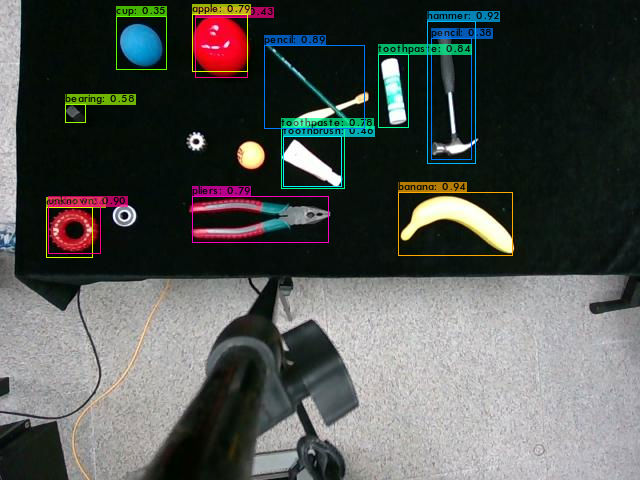
#> input picture predictions.jpg, 640 x 480 px
$ jupyter execute --allow-errors darknetv4_Training_Tutorial.ipynb   (shell and % lines are left out)
#> lines starting #> are read from the running program, lines starting #| are printed output that depends on the picture
# Running a YOLOv4 Object Detector with Darknet in the Cloud! (GPU ENABLED)
This tutorial will help you build YOLOv4 easily in the cloud with GPU enabled so that you can run object detections in milliseconds!

# Step 1: Enabling GPU within your notebook
You will want to enable GPU acceleration within your Colab notebook so that your YOLOv4 system will be able to process detections over 100 times faster than CPU.

### Steps:

### i) Click **Edit** at top left of your notebook

### ii) Click **Notebook Settings** within dropdown

### iii) Under 'Hardware Accelerator' select **GPU** and then hit **Save**

Your notebook should now have GPU enabled!

# Step 2: Cloning and Building Darknet
The following cells will clone darknet from AlexeyAB's famous repository, adjust the Makefile to enable OPENCV and GPU for darknet and then build darknet.

Do not worry about any warnings when you run the '!make' cell!

[cell 1]
# clone darknet repo

[cell 2]
# change makefile to have GPU and OPENCV enabled
%cd darknet

[cell 3]
# verify CUDA

[cell 4]
# make darknet (builds darknet so that you can then use the darknet executable file to run or train object detectors)

# Step 3: Download pre-trained YOLOv4 weights
YOLOv4 has been trained already on the coco dataset which has 80 classes that it can predict. We will grab these pretrained weights so that we can run YOLOv4 on these pretrained classes and get detections.

# Step 4: Define Helper Functions

These three functions are helper functions that will allow you to show the image in your Colab Notebook after running your detections, as well as upload and download images to and from your Cloud VM.

[cell 5]
# define helper functions
def imShow(path):
#> called with path = 'predictions.jpg'
  import cv2
  import matplotlib.pyplot as plt
  %matplotlib inline

  image = cv2.imread(path)
#> image is the input picture: shape (480, 640, 3); mean B, G, R 80.9, 83.6, 80.5
  height, width = image.shape[:2]
#> height = 480; width = 640
  resized_image = cv2.resize(image,(3*width, 3*height), interpolation = cv2.INTER_CUBIC)

  fig = plt.gcf()
  fig.set_size_inches(18, 10)
  plt.axis("off")
  plt.imshow(cv2.cvtColor(resized_image, cv2.COLOR_BGR2RGB))
  plt.show()
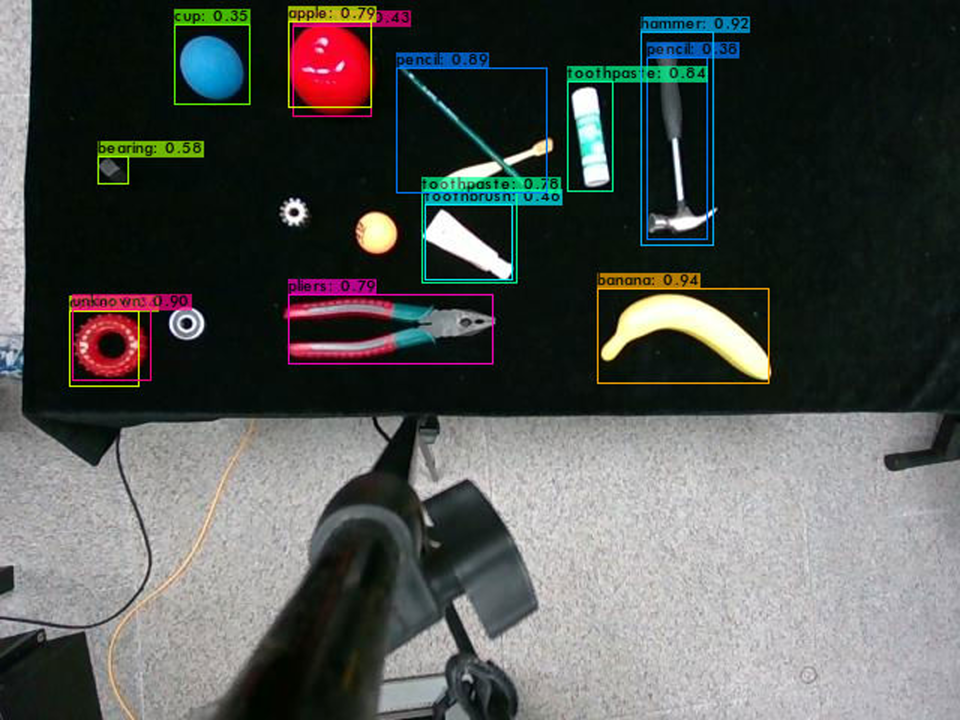
#> shown: shape (1440, 1920, 3) (shown at 1/2 size); mean R, G, B 80.5, 83.7, 80.9

# use this to upload files
def upload():
  from google.colab import files
  uploaded = files.upload()
#> the answer given: predictions.jpg
  for name, data in uploaded.items():
    with open(name, 'wb') as f:
      f.write(data)
      print ('saved file', name)

# use this to download a file
def download(path):
  from google.colab import files
  files.download(path)

# Step 5: Run Your Detections with Darknet and YOLOv4!
Darknet is now built and ready to run detections using YOLOv4 in the cloud! You can find out which sorts of classes the pre-trained YOLOv4 weights can detect by clicking here. [COCO CLASSES](http://cocodataset.org/#explore)

The object detector can be run using the following command
```bash
!./darknet detector test <path to .data file> <path to config> <path to weights> <path to image>
```
Darknet comes with a few images already installed in the darknet/data/ folder.

**Note:** After running detections OpenCV can't open the image instantly in the cloud so we must run:
```bash
imShow('predictions.jpg')
```
This will output the image with the detections shown. The most recent detections are always saved to 'predictions.jpg'

Try out the examples below for yourself!

[cell 6]
# run darknet detection on test images

[cell 7]
# show image using our helper function
imShow('predictions.jpg')

#> (a cell that did not finish here is left out)

# Step 6: Uploading Local or Google Drive Files to Use
You may want to run detections on more than just the images within the darknet/data/ folder. This step will show you how to upload local or Google Drive files to the cloud VM and run detections on them!

### Method 1: Local Files
To upload local files just use our helper function by running 'upload()' as seen below. Click **Choose Files** and select the image from your local machine that you want to upload to the cloud VM.

If this function doesn't work for you then click the **Upload** button in the File Explorer on the left side of your notebook.

The image should save to the root directory of the cloud VM so that you can access it from the darknet command by running.
```
!./darknet detector test cfg/coco.data cfg/yolov4.cfg yolov4.weights ../<your image name>
```

[cell 9]
# try out the upload helper function! (I uploaded an image called highway.jpg, upload whatever you want!)
%cd ..
upload()
%cd darknet

[cell 10]
# run darknet with YOLOv4 on your personal image! (note yours will not be called highway.jpg so change the name)
imShow('predictions.jpg')

### Method 2: Google Drive
Images can also be uploaded from your Google Drive and easily have YOLOv4 detections run on them.

You will want to run the below cell to mount your google drive into the cloud VM so that you can access its contents. It is that easy!

**NOTE:** We will be creating a symbolic link between '/content/gdrive/My\ Drive/' and '/mydrive.

This means we are just creating a shortcut '/mydrive' to map to the contents within the folder '/content/gdrive/My\ Drive/'.

The reason for this is that sometime having the space in 'My Drive' folder path can cause issues when running certain commands. This symbolic link will stop this from happening!

Now you can run YOLOv4 with images from Google Drive using the darknet command:
```
!./darknet detector test cfg/coco.data cfg/yolov4.cfg yolov4.weights /mydrive/<path to image>
```
I recommend saving images within a folder called 'images' at the root level of your Google Drive.

[cell 11]
%cd ..
from google.colab import drive
#> (the rest of this cell did not finish here and is left out)

[cell 12]
# this creates a symbolic link so that now the path /content/gdrive/My\ Drive/ is equal to /mydrive

[cell 13]
# cd back into the darknet folder to run detections
%cd darknet

[cell 14]
# run detections on image within your Google Drive!
imShow('predictions.jpg')

### Download Files to Local Machine or Google Drive from Cloud VM
You can also easily download images from your cloud VM to save to your local machine or Google Drive.

#### Method 1: Local Machine

You can do it easily by using our helper function 'download()' or by right clicking the image in the File Explorer on the left side of your notebook and hitting **Download**. Files will be saved to your *Downloads* folder.

This is useful if you want to download the **'predictions.jpg'** images that the object detector outputs.

#### Method 2: Google Drive
A simple copy command can copy over any file to your Google Drive as it is already mounted. (you must run the mount command above if you have not already)

```
!cp <file to download> <destination to save file>
```
See example of each below!

#> (a cell that did not finish here is left out)

[cell 16]
# GOOGLE DRIVE DOWNLOAD
# note that I can change what the image name is saved as (I am saving it as detection1.jpg)

# Step 7: Running YOLOv4 on Video in the Cloud!

You can also run YOLOv4 object detections on video in your Google Colab VM. Follow the cells below to see how to run videos from your local machine or from your Google Drive!

## Local Machine Video
Here is how to upload video from local machine, run detector and then download video showing detections.

[cell 17]
# upload the video of your choosing! (Feel free to use the same video I do, it is in the Github repository)
upload()
#> the answer given: predictions.jpg

#> (a cell that did not finish here is left out)


## Google Drive Video
Here is how to run detector on video stored in Google Drive and save video straight to Google drive as well!

**Note:** You will have to change the paths to where your video is stored within your Google Drive and to where you want the resulting video stored. I have a videos folder in the home directory of my Google Drive.

# Step 8: Customize YOLOv4 with the different command line flags.
Darknet and YOLOv4 have a lot of command line flags you can add to your '!./darknet detector ...' to allow it to be customizeable and flexible.

I will show a few examples of these flags that you can take advantage of! Feel free to mix and match them together to customize your detections in any way you want.

## Threshold Flag
There is a flag '-thresh' you can use to add a threshold for confidences on the detections.  Only detections with a confidence level above the threshold you set will be returned.

In the example below we run darknet with YOLOv4 without a threshold on the test image dog.jpg. The image returns four detections, the lowest confidence being on the pottedplant with 33%.

If we add the '-thresh 0.5' flag this will only output three detections as now pottedplant falls below the threshold and is ignored.

Check it out below!

[cell 19]
# this is ran without the threshold flag set
imShow('predictions.jpg')

[cell 20]
# same detections but ran with the threshold flag set to 0.5 (pottedplant is no longer detected!)
imShow('predictions.jpg')

## Output Bounding Box Coordinates
You can output bounding box coordinates for each detection with the flag '-ext_output'. This external outputs flag will give you a few extra details about each detection within an image.

Check it out below!

[cell 21]
# darknet run with external output flag to print bounding box coordinates
imShow('predictions.jpg')

## Don't Show Image
You can add the flag '-dont_show' to not have the image outputted after running darknet. This doesn't really affect anything when running in Colab as the image is unable to output properly straight from darknet anyways. However, by adding the -dont_show flag you will get rid of the following warning from showing.
```
Unable to init server: Could not connect: Connection refused

(predictions:1850): Gtk-WARNING **: 17:01:00.687: cannot open display:
```

This is an important flag to have when running darknet with YOLOv4 on video as it will suppress having the video shown.

[cell 22]
# running darknet with dont show flag set (no longer get warnings)

# Step 9: Multiple Images at Once
YOLOv4 object detections can be run on multiple images at once. This is done through having a text file which has the paths to several images that you want to have the detector run on.

The .txt file should be in this format. One path to an image per line.

This file is stored to my Google Drive root directory and holds the path to three images within my Google Drive images folder.

## Save Results to .JSON File
Here is an example of saving the multiple image detections to a .JSON file.

#> (a cell that did not finish here is left out)


## Saving Results to a .txt File
You can also save the results of running multiple images to a text file.

#> (a cell that did not finish here is left out)


$ run again, with prediction3.jpg copied over predictions.jpg
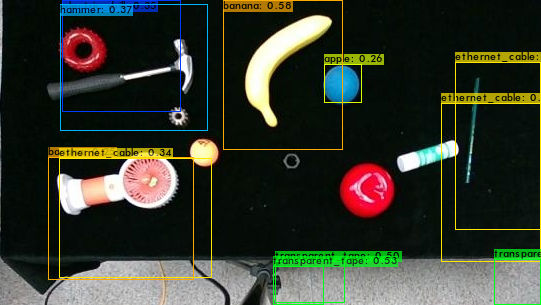
#> input picture prediction3.jpg, 541 x 305 px
#> in imShow, image is the input picture: shape (305, 541, 3); mean B, G, R 44.5, 55.9, 51.5
#> in imShow, `resized_image = cv2.resize(image,(3*width, 3*height), interpolation = ..`:
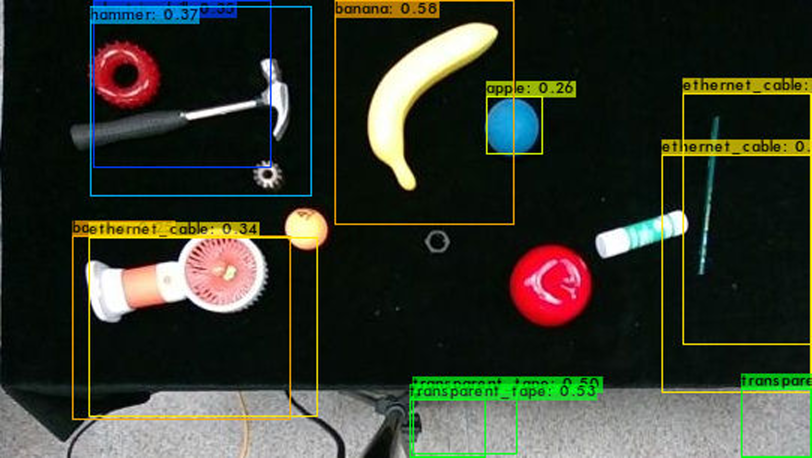
#> resized_image: shape (915, 1623, 3) (shown at 1/2 size); mean B, G, R 44.6, 56, 51.7
#> image: shape (480, 640, 3)
#> resized_image: shape (1440, 1920, 3)
